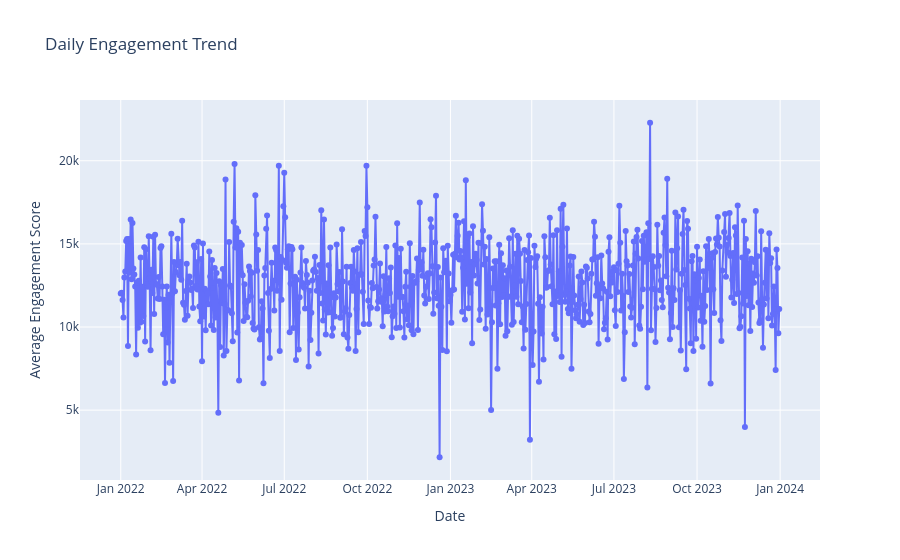

Source (notebook cell):
### Code cell
# Interactive line plot

daily_engagement_df = df.groupby('posted_at',as_index=False)['engagement_score'].mean()
fig = px.line(
    daily_engagement_df,
    x='posted_at',
    y='engagement_score',
    title='Daily Engagement Trend',
    markers=True
)
fig.update_layout(
    xaxis_title='Date',
    yaxis_title='Average Engagement Score'
)

fig.show()

### Figure 1 — Plotly figure (JSON) as saved in the notebook; plotly's stock layout.template omitted (floating-point values rounded to 4 significant figures; data arrays with more than 128 entries replaced by an {"elided": "..."} marker saying what was removed)
{"data": [{"hovertemplate": "posted_at=%{x}<br>engagement_score=%{y}<extra></extra>", "legendgroup": "", "line": {"color": "#636efa", "dash": "solid"}, "marker": {"symbol": "circle"}, "mode": "lines+markers", "name": "", "orientation": "v", "showlegend": false, "type": "scatter", "x": {"elided": "729 str values"}, "xaxis": "x", "y": {"elided": "729 float values"}, "yaxis": "y"}], "layout": {"legend": {"tracegroupgap": 0}, "title": {"text": "Daily Engagement Trend"}, "xaxis": {"anchor": "y", "domain": [0, 1], "title": {"text": "Date"}}, "yaxis": {"anchor": "x", "domain": [0, 1], "title": {"text": "Average Engagement Score"}}}}
